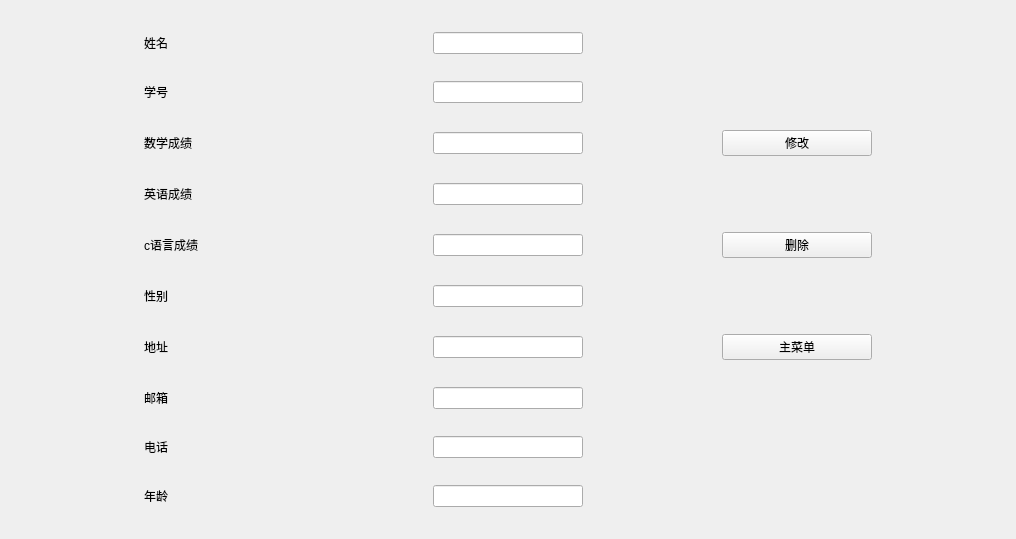
<?xml version="1.0" encoding="UTF-8"?>
<ui version="4.0">
 <class>ModifyWidget</class>
 <widget class="QWidget" name="ModifyWidget">
  <property name="geometry">
   <rect>
    <x>0</x>
    <y>0</y>
    <width>1016</width>
    <height>539</height>
   </rect>
  </property>
  <property name="windowTitle">
   <string>修改学生信息</string>
  </property>
  <layout class="QGridLayout" name="gridLayout">
   <item row="15" column="1">
    <widget class="QLineEdit" name="phonelineEdit">
     <property name="maximumSize">
      <size>
       <width>150</width>
       <height>16777215</height>
      </size>
     </property>
    </widget>
   </item>
   <item row="13" column="1">
    <widget class="QLineEdit" name="locationlineEdit">
     <property name="maximumSize">
      <size>
       <width>150</width>
       <height>16777215</height>
      </size>
     </property>
    </widget>
   </item>
   <item row="13" column="0">
    <widget class="QLabel" name="label_2">
     <property name="maximumSize">
      <size>
       <width>150</width>
       <height>16777215</height>
      </size>
     </property>
     <property name="text">
      <string>地址</string>
     </property>
    </widget>
   </item>
   <item row="16" column="0">
    <widget class="QLabel" name="label_5">
     <property name="maximumSize">
      <size>
       <width>150</width>
       <height>16777215</height>
      </size>
     </property>
     <property name="text">
      <string>年龄</string>
     </property>
    </widget>
   </item>
   <item row="16" column="1">
    <widget class="QLineEdit" name="agelineEdit">
     <property name="maximumSize">
      <size>
       <width>150</width>
       <height>16777215</height>
      </size>
     </property>
    </widget>
   </item>
   <item row="14" column="0">
    <widget class="QLabel" name="label_3">
     <property name="maximumSize">
      <size>
       <width>150</width>
       <height>16777215</height>
      </size>
     </property>
     <property name="text">
      <string>邮箱</string>
     </property>
    </widget>
   </item>
   <item row="14" column="1">
    <widget class="QLineEdit" name="emaillineEdit">
     <property name="maximumSize">
      <size>
       <width>150</width>
       <height>16777215</height>
      </size>
     </property>
    </widget>
   </item>
   <item row="15" column="0">
    <widget class="QLabel" name="label_4">
     <property name="maximumSize">
      <size>
       <width>150</width>
       <height>16777215</height>
      </size>
     </property>
     <property name="text">
      <string>电话</string>
     </property>
    </widget>
   </item>
   <item row="12" column="1">
    <widget class="QLineEdit" name="sexlineEdit">
     <property name="maximumSize">
      <size>
       <width>150</width>
       <height>16777215</height>
      </size>
     </property>
    </widget>
   </item>
   <item row="10" column="1">
    <widget class="QLineEdit" name="clineEdit">
     <property name="maximumSize">
      <size>
       <width>150</width>
       <height>16777215</height>
      </size>
     </property>
    </widget>
   </item>
   <item row="8" column="1">
    <widget class="QLineEdit" name="enLineEdit">
     <property name="maximumSize">
      <size>
       <width>150</width>
       <height>16777215</height>
      </size>
     </property>
    </widget>
   </item>
   <item row="6" column="1">
    <widget class="QLineEdit" name="mathLineEdit">
     <property name="maximumSize">
      <size>
       <width>150</width>
       <height>16777215</height>
      </size>
     </property>
    </widget>
   </item>
   <item row="5" column="1">
    <widget class="QLineEdit" name="idLineEdit">
     <property name="maximumSize">
      <size>
       <width>150</width>
       <height>16777215</height>
      </size>
     </property>
    </widget>
   </item>
   <item row="4" column="1">
    <widget class="QLineEdit" name="nameLineEdit">
     <property name="maximumSize">
      <size>
       <width>150</width>
       <height>16777215</height>
      </size>
     </property>
    </widget>
   </item>
   <item row="12" column="0">
    <widget class="QLabel" name="label">
     <property name="maximumSize">
      <size>
       <width>150</width>
       <height>16777215</height>
      </size>
     </property>
     <property name="text">
      <string>性别</string>
     </property>
    </widget>
   </item>
   <item row="10" column="0">
    <widget class="QLabel" name="clabel">
     <property name="maximumSize">
      <size>
       <width>150</width>
       <height>16777215</height>
      </size>
     </property>
     <property name="text">
      <string>c语言成绩</string>
     </property>
    </widget>
   </item>
   <item row="8" column="0">
    <widget class="QLabel" name="enLabel">
     <property name="maximumSize">
      <size>
       <width>150</width>
       <height>16777215</height>
      </size>
     </property>
     <property name="text">
      <string>英语成绩</string>
     </property>
    </widget>
   </item>
   <item row="6" column="0">
    <widget class="QLabel" name="mathLabel">
     <property name="maximumSize">
      <size>
       <width>150</width>
       <height>16777215</height>
      </size>
     </property>
     <property name="text">
      <string>数学成绩</string>
     </property>
    </widget>
   </item>
   <item row="5" column="0">
    <widget class="QLabel" name="idLabel">
     <property name="maximumSize">
      <size>
       <width>150</width>
       <height>16777215</height>
      </size>
     </property>
     <property name="text">
      <string>学号</string>
     </property>
    </widget>
   </item>
   <item row="4" column="0">
    <widget class="QLabel" name="nameLabel">
     <property name="maximumSize">
      <size>
       <width>150</width>
       <height>16777215</height>
      </size>
     </property>
     <property name="text">
      <string>姓名</string>
     </property>
    </widget>
   </item>
   <item row="13" column="2">
    <widget class="QPushButton" name="returnButton">
     <property name="maximumSize">
      <size>
       <width>150</width>
       <height>16777215</height>
      </size>
     </property>
     <property name="text">
      <string>主菜单</string>
     </property>
    </widget>
   </item>
   <item row="10" column="2">
    <widget class="QPushButton" name="deleteButton">
     <property name="maximumSize">
      <size>
       <width>150</width>
       <height>16777215</height>
      </size>
     </property>
     <property name="text">
      <string>删除</string>
     </property>
    </widget>
   </item>
   <item row="6" column="2">
    <widget class="QPushButton" name="modifyButton">
     <property name="maximumSize">
      <size>
       <width>150</width>
       <height>16777215</height>
      </size>
     </property>
     <property name="text">
      <string>修改</string>
     </property>
    </widget>
   </item>
  </layout>
 </widget>
 <resources/>
 <connections/>
</ui>
